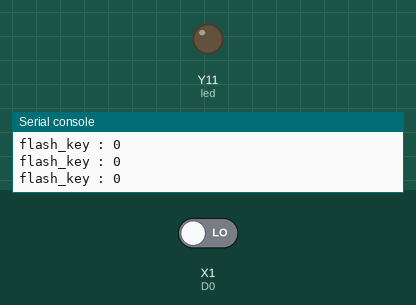
A program run on a simulated pyboard running MicroPython. On the bench: output pins drawn as LEDs (lit = HIGH), the last lines printed to the serial console. The inputs (shaded band) are chosen by the test bench; at power-on: X1 (D0) LOW.

Above: at 1.2 s.
1.3 s: X1 (D0) driven HIGH
At 1.8 s:
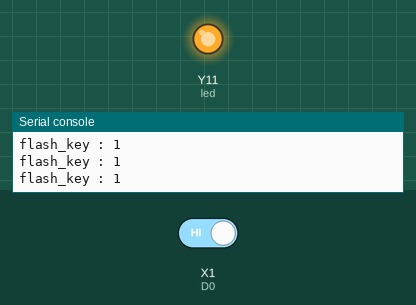
2.8 s: X1 (D0) driven LOW
At 4.2 s:
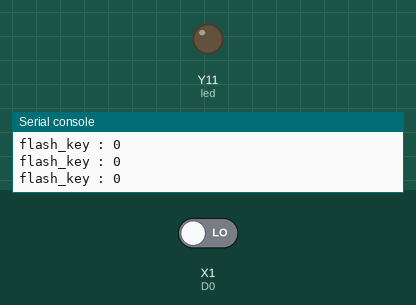
Timing chart, 0 to 5.8 s (numbered marks = the images above; inputs shaded):
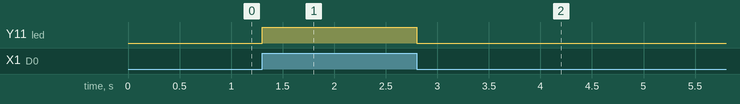

The program:

flash_key.py
```python
from time import sleep_us, sleep_ms
from machine import Timer
from pyb import Pin

D0 = Pin(0, Pin.IN)

LED_BUILDIN = 16
led = Pin(LED_BUILDIN, Pin.OUT)

def get_value():
    print("flash_key : %d" % D0.value())
    if(D0.value()):
        led.high()
    else:
        led.low()

tim = Timer(0)
tim.init(period=100, mode=Timer.PERIODIC, callback=lambda t:get_value())
#
```

Measured:
- after the input at 1.3 s, Y11 (led): LOW → HIGH at once
- after the input at 2.8 s, Y11 (led): HIGH → LOW at once
